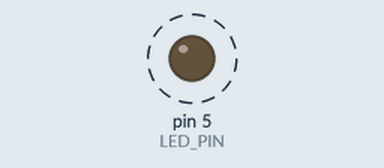
A sketch run on a simulated Arduino Uno, built with avr-gcc and run on an emulated ATmega328P. Shown: output pins drawn as LEDs (lit = HIGH). Dashed ring = blinking.

Above: at 0.15 s.
Timing chart, 0 to 3.0 s (numbered marks = the images above):
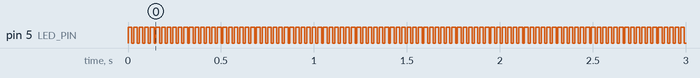

Measured:
- by itself, pin 5 (LED_PIN): alternates HIGH for 0.02 s and LOW for 0.01 s

The sketch:

Challenge_1.ino
```cpp
const int LED_PIN = 5; // map LED_PIN to the GPIO pin to drive the LED = D5
void setup() {
  pinMode(LED_PIN, OUTPUT);
}

void loop() {
  digitalWrite(LED_PIN, HIGH); // turn the LED on
      delay(20); //wait
      digitalWrite(LED_PIN, LOW); // turn the LED off
      delay(10); //wait
}
```
